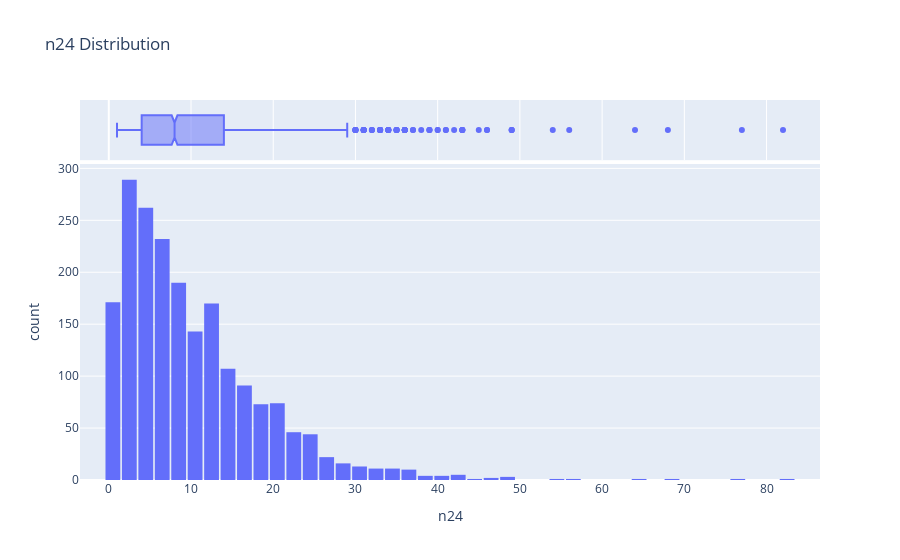

The notebook cell this image was saved under:
### Code cell
fig = px.histogram(df, x='n24', marginal='box', nbins=47, title='n24 Distribution')
fig.update_layout(bargap=0.1)
fig.show()

### Figure 1 — Plotly figure (JSON) as saved in the notebook; plotly's stock layout.template omitted (floating-point values rounded to 4 significant figures; data arrays with more than 128 entries replaced by an {"elided": "..."} marker saying what was removed)
{"data": [{"alignmentgroup": "True", "bingroup": "x", "hovertemplate": "n24=%{x}<br>count=%{y}<extra></extra>", "legendgroup": "", "marker": {"color": "#636efa", "pattern": {"shape": ""}}, "name": "", "nbinsx": 47, "offsetgroup": "", "orientation": "v", "showlegend": false, "type": "histogram", "x": {"elided": "2000 int values"}, "xaxis": "x", "yaxis": "y"}, {"alignmentgroup": "True", "hovertemplate": "n24=%{x}<extra></extra>", "legendgroup": "", "marker": {"color": "#636efa"}, "name": "", "notched": true, "offsetgroup": "", "showlegend": false, "type": "box", "x": {"elided": "2000 int values"}, "xaxis": "x2", "yaxis": "y2"}], "layout": {"bargap": 0.1, "barmode": "relative", "legend": {"tracegroupgap": 0}, "title": {"text": "n24 Distribution"}, "xaxis": {"anchor": "y", "domain": [0, 1], "title": {"text": "n24"}}, "xaxis2": {"anchor": "y2", "domain": [0, 1], "matches": "x", "showgrid": true, "showticklabels": false}, "yaxis": {"anchor": "x", "domain": [0, 0.8316], "title": {"text": "count"}}, "yaxis2": {"anchor": "x2", "domain": [0.8416, 1], "matches": "y2", "showgrid": false, "showline": false, "showticklabels": false, "ticks": ""}}}
